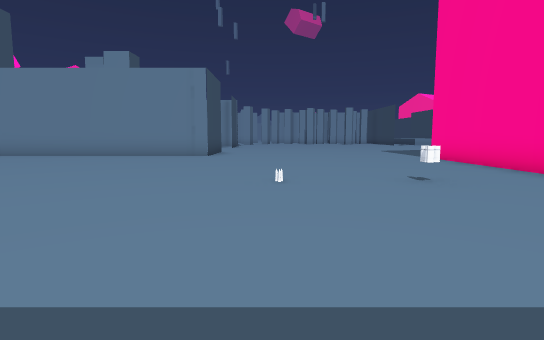
View 1 (above)

21 first-person views from a walk through a scene from a Unity 3-D project. The camera is 1.4 m above the floor, tilts 6° down and sees 80° across. The floor is counted in squares, 2 m on a side. Each view is taken from the middle of a square. On the plan, view 1 faces up. The plan holds only what a view shows up to about 10 squares ahead; the rest is blank. The place goes on beyond the plan. The player character is not drawn. Some animated figures are not drawn. Some surface patterns are stand-ins.

View 2
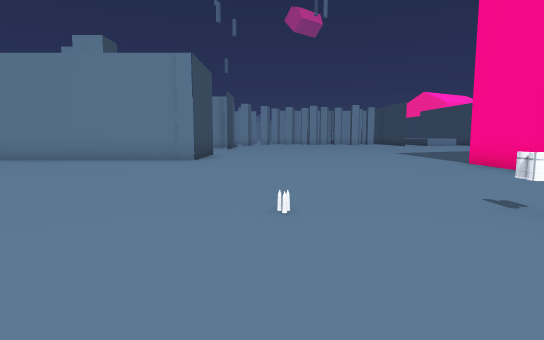

View 3
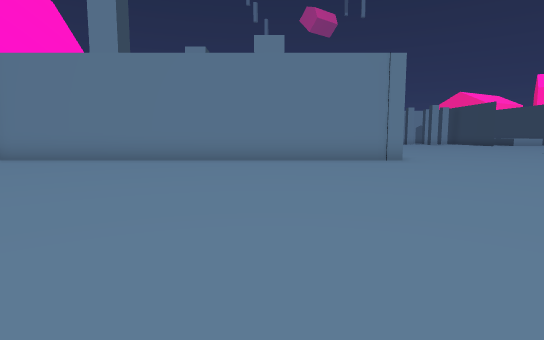

View 4
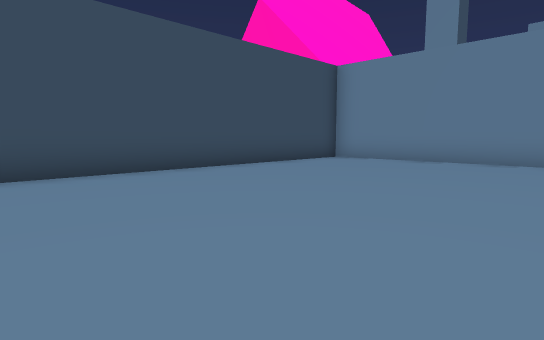

View 5
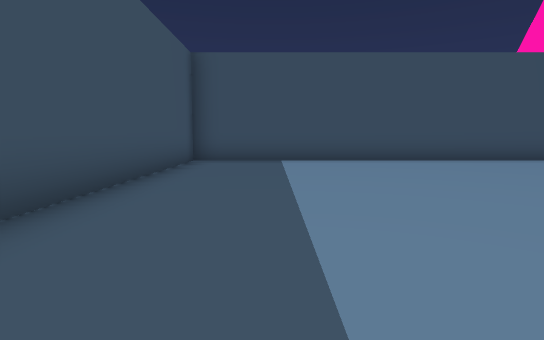

View 6
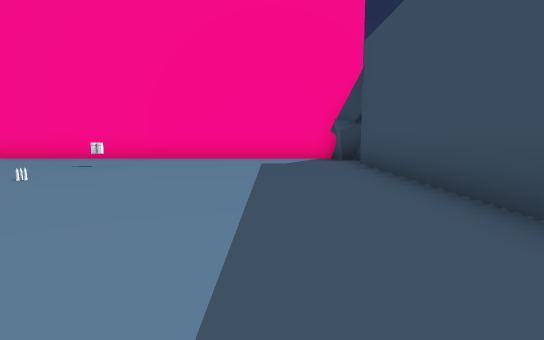

View 7
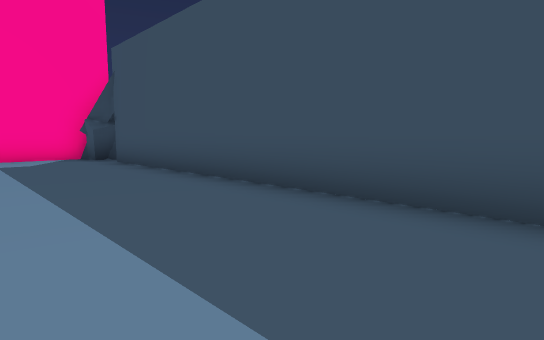

View 8
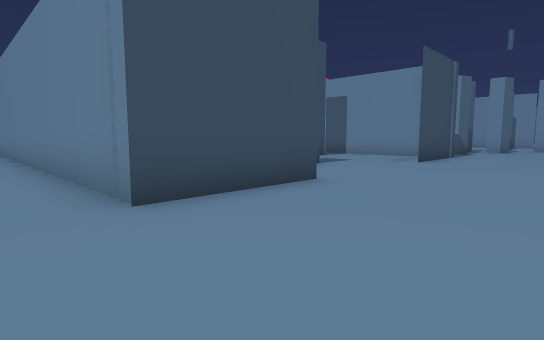

View 9
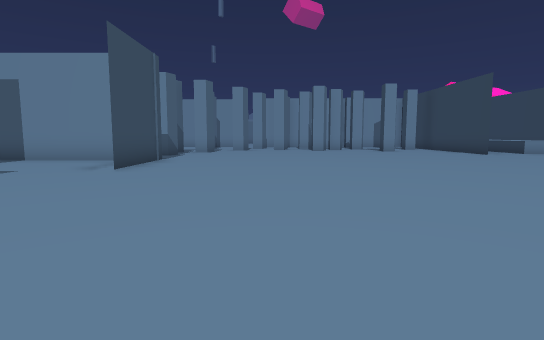

View 10
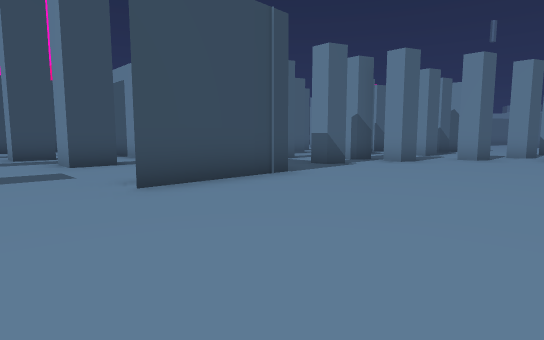

View 11
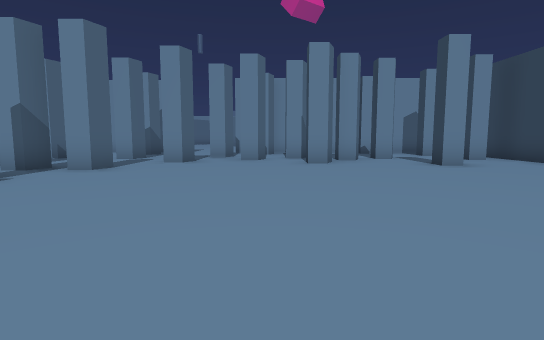

View 12
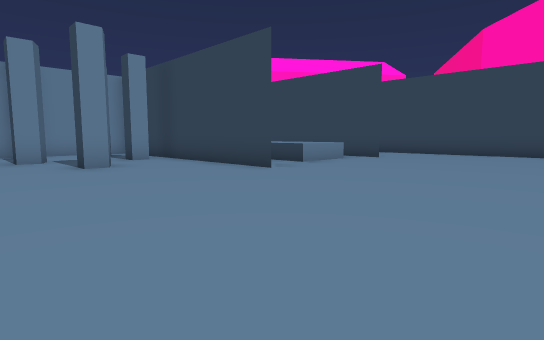

View 13
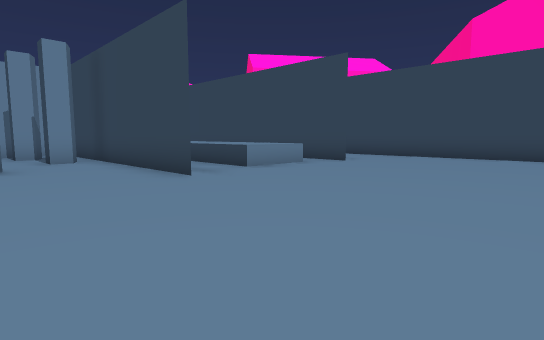

View 14
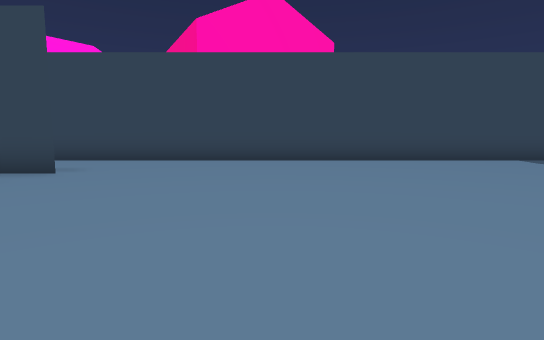

View 15
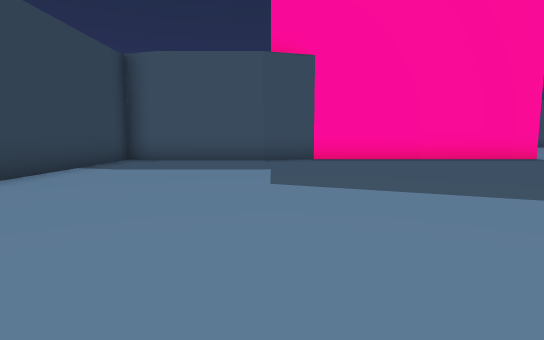

View 16
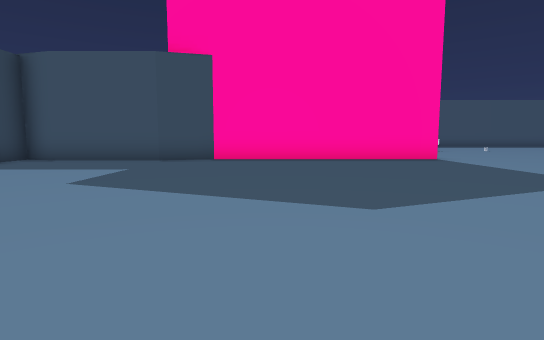

View 17
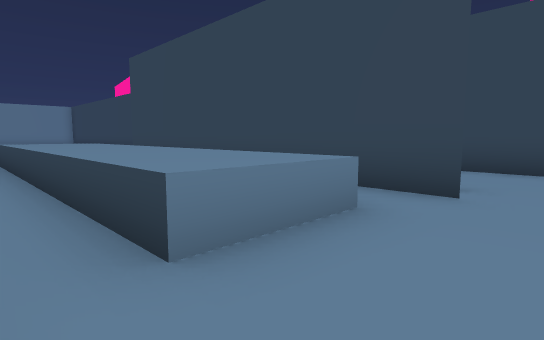

View 18
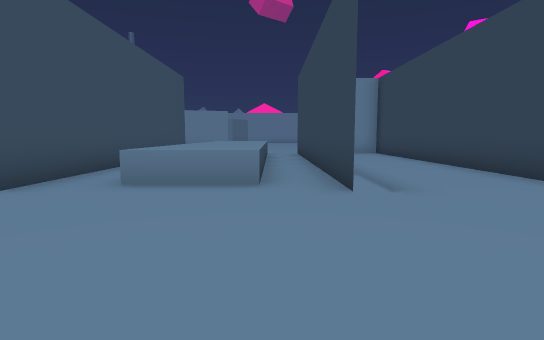

View 19
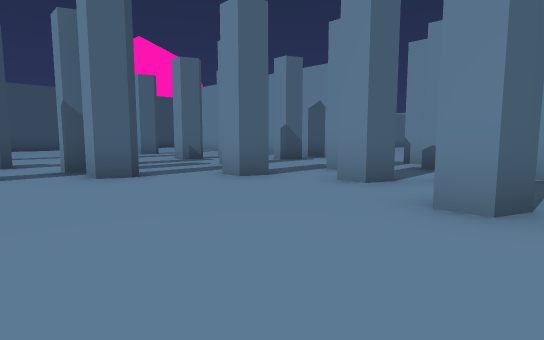

View 20
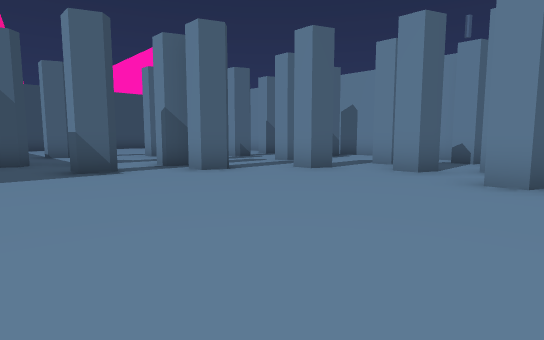

View 21
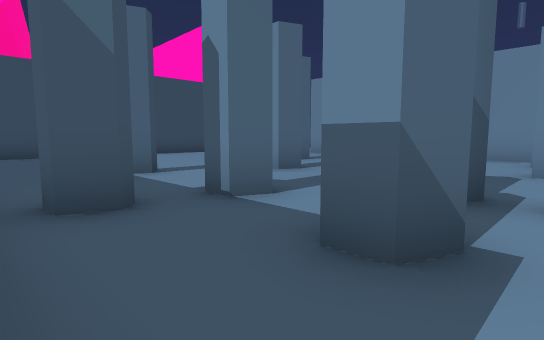

### Floor plan
Points are (right, up) in squares from view 1. A wall is a line through its corners. A room is listed if a view was taken in it or the views show most of it. See-through windows are left out.
Room 1 (views 1, 2, 3, 4, 5, 6, 7, 8, 9, 10, 11, 12, 13, 14, 15, 16, 17, 18, 19, 20, 21)
walls: (-2.2, 14.3) (-2.2, 11.3) (-13.9, 11.3); (-2.2, 21.8) (-2.2, 18.8); (-3.5, 21.3) (-6.9, 21.3); (-6.1, 19.9) (-6.1, 18.9) (-7.1, 18.9); (-9.2, 19.2) (-9.2, 18.2) (-10.2, 18.2); (9, 24) (9, 30.3); (11.6, 10.2) (13.3, 10.7); (13.1, 10.7) (16.2, 10.7); (14, 24) (14, 31.5); (-14.2, 10) (-14.2, -1.3) (-7.6, -1.3); (-14.2, 24) (-14.2, 23); (9.5, 30.1) (9.5, 24.1); (16.1, 10.7) (17.3, 10.4) (17.3, 30.1); (3.9, -0.8) (4.8, -0.8); (5, -1.1) (5, 10.3) (11.8, 10.3); (3.9, -1.5) (3.7, -0.8); (-5.7, -1.3) (3.3, -1.3)
low walls: (12.9, 24.6) (10.8, 24.6) (10.8, 31.5); (4, -1.5) (3.9, -0.8)
objects: other object (-9, 30) to (-8, 30); other object (-8, 25); other object (-7, 27); other object (-6, 23) to (-5, 23); other object (-5, 16) to (-4, 16); other object (-5, 25); other object (-5, 29); other object (-3, 24); other object (-3, 26); other object (-3, 31); other object (-2, 26); other object (-2, 29); other object (-1, 28) to (0, 28); other object (0, 30); other object (1, 29); other object (2, 5); other object (2, 31); other object (3, 28); other object (3, 30); other object (3, 31) to (4, 31); other object (4, 29) to (5, 29); other object (6, 27); other object (6, 29); other object (8, 29); other object (8, 31)

Where each view was taken, in squares from view 1:
view 1: 0 up, 0 right, facing up
view 2: 2 up, 0 right, facing up
view 3: 2 up, 6 left, facing up
view 4: 2 up, 8 left, facing up-left
view 5: 1 up, 5 left, facing left
view 6: 1 up, 5 left, facing right
view 7: 2 up, 6 left, facing down-right
view 8: 10 up, 1 right, facing up-left
view 9: 12 up, 1 right, facing up
view 10: 17 up, 2 right, facing up-left
view 11: 19 up, 2 right, facing up
view 12: 19 up, 4 right, facing up-right
view 13: 19 up, 6 right, facing up-right
view 14: 20 up, 8 right, facing right
view 15: 20 up, 13 right, facing down
view 16: 20 up, 10 right, facing down
view 17: 23 up, 10 right, facing up-right
view 18: 20 up, 13 right, facing up
view 19: 24 up, 4 right, facing up-left
view 20: 22 up, 4 right, facing up-left
view 21: 22 up, 2 left, facing up-left
